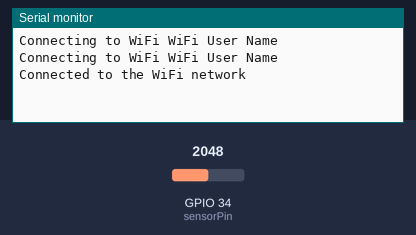
Recording of a sketch running on a simulated ESP32. Parts: the last lines printed to the serial monitor. The inputs (shaded band) are chosen by the test bench; at power-on: GPIO 34 (sensorPin) = 2048. WiFi joins after 1.5 s; servers stay silent unless stated.

Above: at 3.2 s.
3.3 s: GPIO 34 (sensorPin) set to 0
At 4.6 s:
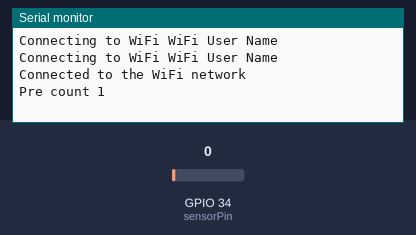
4.9 s: GPIO 34 (sensorPin) set to 240
At 6.2 s:
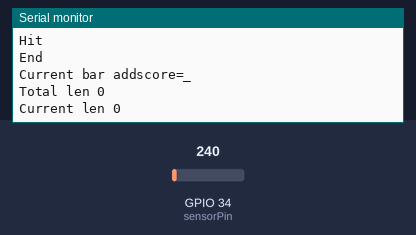

Measured:
- after the input at 3.3 s, the serial monitor: prints a new line after 0.17 s (image 1)
- after the input at 4.9 s, the serial monitor: prints a new line after 0.09 s (image 2)

The sketch:

Transcriber.ino
```cpp
#include <iostream>
using namespace std;
#include <ArduinoHttpClient.h>
#include <WiFi.h>
#include <HTTPClient.h>
#include <deque>

// Sensor
const int sensorPin = 34;    // select the input pin for the potentiometer
int sensorValue = 0;  // variable to store the value coming from the sensor
unsigned long byteCount = 0;

// WiFi information
const char* serverAddress = "9f54da73.ngrok.io";
const char* ssid = "Example WiFi Name";
const char* password =  "WiFi Password";
int port = 80;
WiFiClient wifi;
HttpClient client = HttpClient(wifi, serverAddress, port);
int status = WL_IDLE_STATUS;

// Music note length calculation
// Each 1/8 note is treated as a unit value
static const int windowSize = 100;
String bars = "addscore=_";
int len = 0;
unsigned long startTimer = 0;
unsigned long endTimer = 0;
unsigned long startBars = 0;
unsigned long endBars = 0;
int total = 0;

// Capturing Hits
std::deque<int> dataQ_(windowSize);
int sum_ = 0;
bool preHit_ = false;
bool startHit_ = false;
bool endHit_ = true;
int count_ = 0;
int countEnd_ = 0;


void setup() {
  Serial.begin(115200);
  WiFi.begin(ssid, password);
  while (WiFi.status() != WL_CONNECTED) {
    delay(1000);
    Serial.println("Connecting to WiFi WiFi User Name");
  }
  Serial.println("Connected to the WiFi network");
}

void loop() {
  // read the value from the sensor:
  sensorValue = analogRead(sensorPin);

  // Store the value returned by sensor
  // Use the past 100 data values to calculate
  // integral and derivatives
  dataQ_.push_back(sensorValue);
  sum_ += sensorValue;
  const int front = dataQ_.front();
  sum_ -= front;
  dataQ_.pop_front();
  const float integral = sum_ / windowSize;
  const int derivative = dataQ_.back() - front;
  const float loga = log(sensorValue);

// Three points hit detection
  // PreHit point
  if ((integral == 0) && (derivative == 0) && (preHit_ == false) && (startHit_ == false) && (endHit_ == true)) {
    if (countEnd_ == 50) {
      ++count_;
      std::cout << "Pre" << " count " << count_ << std::endl;
      endHit_ = false;
      preHit_ = true;
    } else {
      countEnd_ += 1;
    }
  }

  //Hit point
  if ((integral < derivative ) && (integral > 200) && (preHit_ == true) && (startHit_ == false) && (endHit_ == false)) {
    std::cout << "Hit" << std::endl;
    preHit_ = false;
    startHit_ = true;
    delay(50);
  }

  /*
              // Remove noise if it is actually a noise
              // Needs to be improved to remove only noise
              // (Currently too strong and removes not only the noise
              // but also the hits)
              if ((integral > derivative * 2 ) && (derivative < 1000) && (preHit_ == false) && (startHit_ == true) && (endHit_ == false)) {
                  --count_;
                  std::cout << "NOISE!!" << step_ << " count back to " << count_ << std::endl;
                  startHit_ = false;
                  endHit_ = true;
              }
  */

  // EndHit point
  // Note length calculation
  if ((integral > derivative ) && (derivative < 50) && (preHit_ == false) && (startHit_ == true) && (endHit_ == false)) {
    if (countEnd_ == 50) {
      std::cout << "End" << std::endl;
      Serial.println("Current bar " + bars);
      startHit_ = false;
      endHit_ = true;
      countEnd_ = 0;
      if (startTimer != 0) {
        endTimer = millis();
        // Calculate how many 1/8 notes does this note worth
        len = (endTimer - startTimer) / 125;
        // Every 4 bars
        // Send the bars to the server
        if (total + len > 128) {
          bars += String(128 - total);
          Serial.println("Sending 4 bars");
          sendHTTP(bars);
          Serial.println("Sent 4 bars");
          bars = "addscore=";
          total = 0;
          startTimer = endTimer;
        } else {
          bars += String(len);
          bars += '_';
          total += len;
          startTimer = endTimer;
        }
      } else {
        startTimer = millis();
      }
      std::cout << "Total len " << total << std::endl;
      std::cout << "Current len " << len << std::endl;
      } else {
      countEnd_ += 1;
    }
  }

  /*
               // Old hit detection Technique
               // (Two points hit detection)
              if ((integral == 0) && (derivative == 0) && (endHit_ == true) && (startHit_ == false)) {
                  ++count_;
                  std::cout << "HIT at step " << step_ << " count " << count_ << std::endl;
                  startHit_ = true;
                  endHit_ = false;
              }

              if ((integral < derivative ) && (startHit_ == true) && (endHit_ == false)) {
                  std::cout << "End HIT at step" << step_ << " count " << count_ << std::endl;
                  startHit_ = false;
                  endHit_ = true;
              }
  */
}


// Send given musicScore to the server
void sendHTTP(String musicScore) {
  String path = "/submit.php";
  String contentType = "text/plain";
  client.get("http://9f54da73.ngrok.io/submit.php?"+musicScore);
}
```
